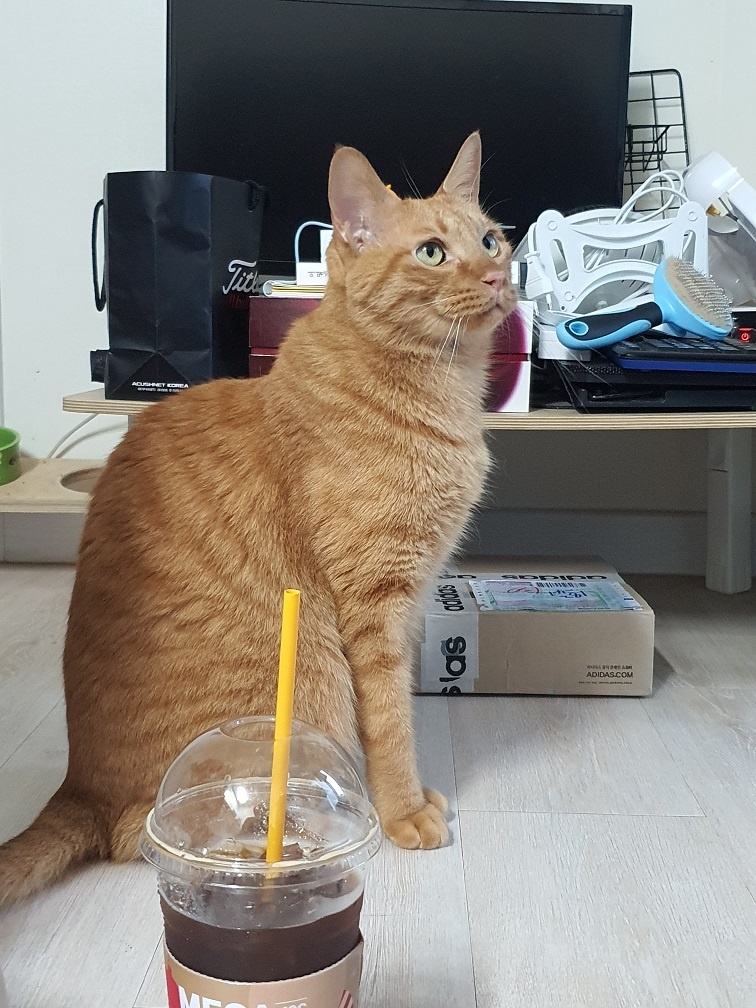
#> input picture OpenCV/13-histogram/images/dal (1).jpg, 756 x 1008 px
$ python '102-4-drawing copy.py'
#> lines starting #> are read from the running program, lines starting #| are printed output that depends on the picture
import cv2 as cv
import numpy as np
import os

os.chdir('13-histogram\\images')
src = cv.imread('dal (1).jpg', cv.IMREAD_COLOR)
#> src is the input picture: shape (1008, 756, 3); mean B, G, R 121.7, 129.7, 136

bgr_planes = cv.split(src)
histSize = 256
histRange = (0,255)
accumulate = False

b_hist = cv.calcHist(bgr_planes, [0], None, [histSize], histRange, accumulate=accumulate)
#> b_hist = 256 values, max 14401 at index 220, min 0 at index 255, mean 2960.6
g_hist = cv.calcHist(bgr_planes, [1], None, [256], (0,255), accumulate=False)
#> g_hist = 256 values, max 12587 at index 220, min 0 at index 255, mean 2971.8
r_hist = cv.calcHist(bgr_planes, [2], None, [256], (0,255), accumulate=False)
#> r_hist = 256 values, max 20417 at index 209, min 0 at index 255, mean 2972.5

hist_w = 256*3
hist_h = 400
histImage = np.zeros((hist_h, hist_w, 3), dtype=np.uint8)

cv.normalize(b_hist, b_hist, alpha=0, beta=hist_h, norm_type=cv.NORM_MINMAX)
cv.normalize(g_hist, g_hist, 0, hist_h, norm_type=cv.NORM_MINMAX)
cv.normalize(r_hist, r_hist, 0, hist_h, norm_type=cv.NORM_MINMAX)

for i in range(0, histSize) :
    #b
    cv.line(histImage, ( i, hist_h - int(np.round(b_hist[i])) ),
            ( i, hist_h - 0 ), ( 255, 0, 0), thickness=2)

    #g
    cv.line(histImage, ( i + 256, hist_h - int(np.round(g_hist[i-1])) ),
            ( i + 256, hist_h - 0 ), ( 0, 255, 0), thickness=2)

    #r
    cv.line(histImage, ( i + 256 * 2, hist_h - int(np.round(r_hist[i-1])) ),
            ( i + 256 *2, hist_h - 0 ), ( 0, 0, 255), thickness=2)
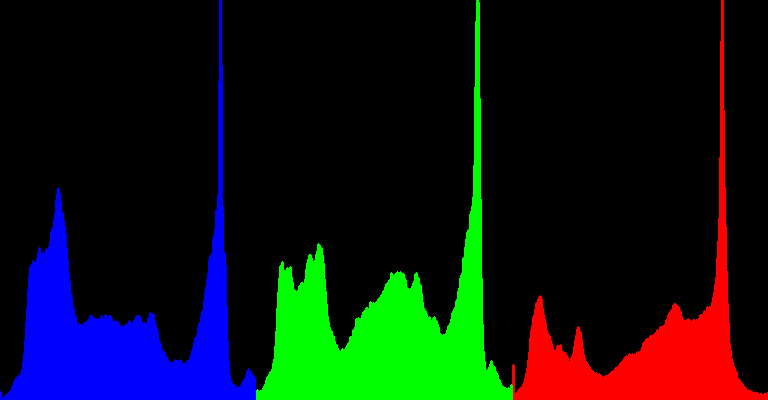
#> histImage: shape (400, 768, 3); mean of channels 0, 1, 2 18.7, 21.3, 13.4; drawn as B, G, R

cv.imshow('Source image', src)
cv.imshow('Histogram', histImage)
cv.waitKey()

$ run again, with OpenCV/13-histogram/images/test1.png saved as OpenCV/13-histogram/images/dal (1).jpg
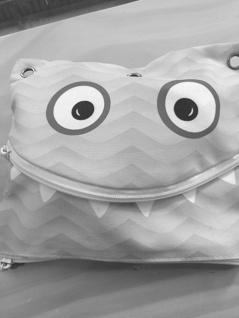
#> input picture OpenCV/13-histogram/images/test1.png, 239 x 318 px
#> src is the input picture: shape (318, 239, 3); min 44, max 249, mean 162.8
#> b_hist = 256 values, max 1534 at index 196, min 0 at index 0, mean 296.9
#> g_hist has the same summary as b_hist
#> r_hist has the same summary as b_hist
#> after the loop `for i in range(0, histSize) :`:
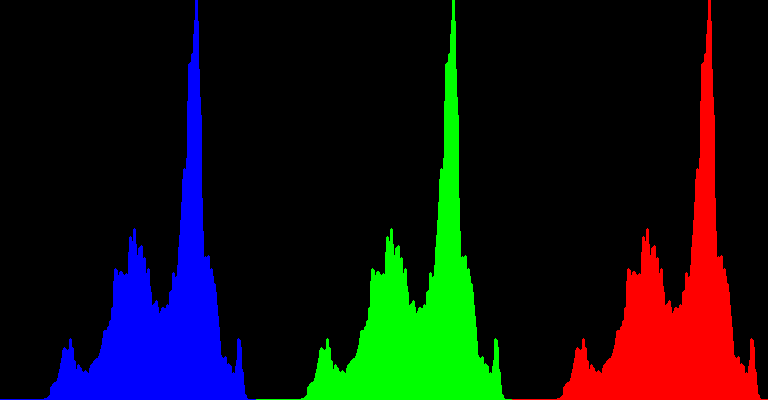
#> histImage: shape (400, 768, 3); mean of channels 0, 1, 2 17.8, 17.8, 17.8; drawn as B, G, R

$ run again, with OpenCV/13-histogram/images/test3.png saved as OpenCV/13-histogram/images/dal (1).jpg
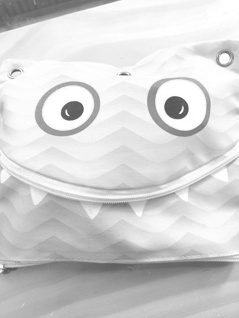
#> input picture OpenCV/13-histogram/images/test3.png, 239 x 318 px
#> src is the input picture: shape (318, 239, 3); min 82, max 255, mean 210.9
#> b_hist = 256 values, max 2019 at index 250, min 0 at index 0, mean 287.9
#> g_hist has the same summary as b_hist
#> r_hist has the same summary as b_hist
#> after the loop `for i in range(0, histSize) :`:
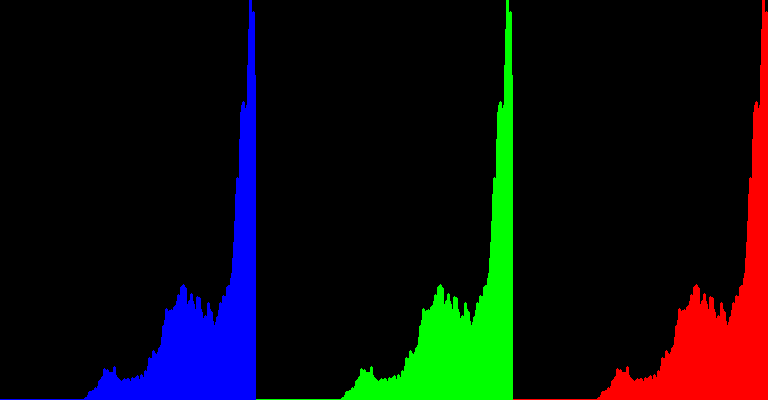
#> histImage: shape (400, 768, 3); mean of channels 0, 1, 2 13.3, 13.3, 13.1; drawn as B, G, R
